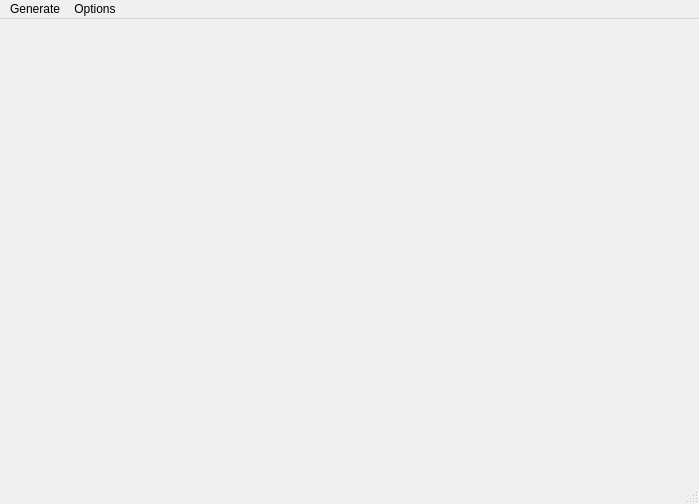
<?xml version="1.0" encoding="UTF-8"?>
<ui version="4.0">
 <class>KMapWindow</class>
 <widget class="QMainWindow" name="KMapWindow">
  <property name="geometry">
   <rect>
    <x>0</x>
    <y>0</y>
    <width>699</width>
    <height>504</height>
   </rect>
  </property>
  <property name="windowTitle">
   <string>MainWindow</string>
  </property>
  <widget class="QWidget" name="centralwidget"/>
  <widget class="QMenuBar" name="menubar">
   <property name="geometry">
    <rect>
     <x>0</x>
     <y>0</y>
     <width>699</width>
     <height>22</height>
    </rect>
   </property>
   <widget class="QMenu" name="menuOptions">
    <property name="title">
     <string>Options</string>
    </property>
    <addaction name="actionRefresh"/>
   </widget>
   <widget class="QMenu" name="menuGenerate">
    <property name="title">
     <string>Generate</string>
    </property>
    <addaction name="actionSOP"/>
   </widget>
   <addaction name="menuGenerate"/>
   <addaction name="menuOptions"/>
  </widget>
  <widget class="QStatusBar" name="statusbar"/>
  <action name="actionRefresh">
   <property name="text">
    <string>Refresh</string>
   </property>
  </action>
  <action name="actionSOP">
   <property name="text">
    <string>SOP</string>
   </property>
  </action>
  <action name="actionPOS">
   <property name="text">
    <string>POS</string>
   </property>
  </action>
 </widget>
 <resources/>
 <connections/>
</ui>
